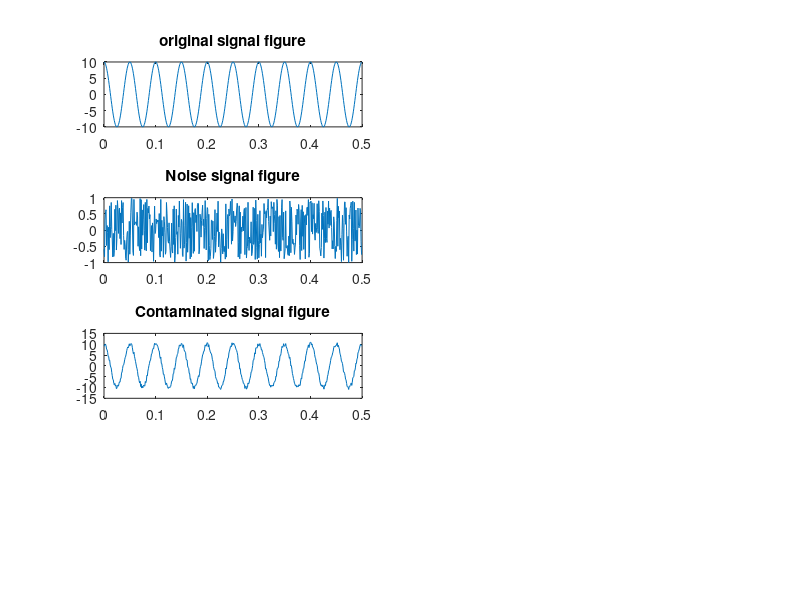

Recreate this plot in MATLAB. (Note: this script raises an error after producing the figure.)
clc
close all

Fs=1000;
Ts=1/Fs;
Length=500;
t=(0:Length-1)*Ts;

f=20;
f2=4;

%noise=rand(1,Length);
original_signal= 10*cos(2*pi*f*t);
noise=1-2*rand(1,Length);% +cos(2*pi*f2*t);
Signal=original_signal+noise;
subplot(4,2,1);
plot(t,original_signal)
title('original signal figure');

subplot(4,2,3);
plot(t,noise)
title('Noise signal figure');

subplot(4,2,5);
plot(t,Signal)
title('Contaminated signal figure');


%% Original FFT
[megnitude,output]=myFFT(original_signal,Fs);
subplot(4,2,2);
plot(megnitude,output)
xlabel('Frequency (f)'); 
ylabel('|x(f)|');
title('original_signal Spectrum of x(t)');

%% Noise FFT
[megnitude,output]=myFFT(noise,Fs);
subplot(4,2,4);
plot(megnitude,output)
xlabel('Frequency (f)'); 
ylabel('|x(f)|');
title('Noise Signal Spectrum of x(t)');

%% Contaminated signal FFT
[megnitude,output]=myFFT(Signal,Fs);
subplot(4,2,6);
plot(megnitude,output)
xlabel('Frequency (f)'); 
ylabel('|x(f)|');
title('Contaminated signal Spectrum of x(t)');

%% Denoise 
threshold=2;
Output=myDCT(Signal, threshold, Length);

%% Denoise FFT
hold on
[megnitude,output]=myFFT(Output,Fs);
plot(megnitude,output,'r')
hold off 

subplot(4,2,8);
plot(megnitude,output)
xlabel('Frequency (f)'); 
ylabel('|x(f)|');
title('Denoise signal Spectrum of x(t)');

subplot(4,2,7);
plot(t,Output);
title('Removal Signal');

%% ------------ My function definition--------------------------%
function [f, magnitude]= myFFT_normalised(input_signal)
    signal_Length=length(input_signal);
    fft_data= fft(input_signal);
    fft_data=abs(fft_data/signal_Length);
    magnitude=fft_data(1:signal_Length/2+1);
    magnitude(2:end-1)=2*magnitude(2:end-1);
    f= (0:(signal_Length/2))/signal_Length;
end

function [f,magnitude]=myFFT(input_signal,Sample_frequency)
 signal_Length=length(input_signal);
 fft_data= fft(input_signal);
 fft_data=abs(fft_data/signal_Length);
 magnitude=fft_data(1:signal_Length/2+1);
 magnitude(2:end-1)=2*magnitude(2:end-1);
 f= Sample_frequency*(0:(signal_Length/2))/signal_Length;
end

function [f, megnitude]= myFFT_normalisation(input_signal,Sample_frequency)
    Length=length(input_signal);
    NFFT = 2^nextpow2(Length);
    FFT_output=fft(input_signal,NFFT);
    FFT_abs = abs(FFT_output/Length);
    FFT_signal_side_spectrum = FFT_abs(1:NFFT/2+1);
    FFT_signal_side_spectrum(2:end-1) = 2*FFT_signal_side_spectrum(2:end-1);
    f=0:(1/NFFT):(1/2-1/NFFT);
    megnitude=FFT_signal_side_spectrum(1:NFFT/2);
end

function output=myDCT(intput_signal, threshold, DCT_Length)
    %% DCT
    Filter=dct(eye(DCT_Length));
    Output=Filter*intput_signal';
    %% Noise Removal
    for element=1:size(Output,1)
        if abs(Output(element))< threshold
            Output(element)=0;
        end
    end  
    %% IDCT
    output=idct(Output);
end